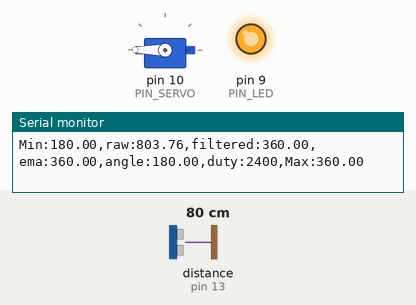
A sketch run on a simulated Arduino Uno, built with avr-gcc and run on an emulated ATmega328P. Parts: servo, output pins drawn as LEDs (lit = HIGH), the last lines printed to the serial monitor. Wiring (inferred from the names in the program): ultrasonic range finder: trigger pin 12; echo pin 13. The inputs (shaded band) are chosen by the test bench; at power-on: distance to the obstacle (sensor on pin 13) 80 cm. The echo pulse lasts 58.3 µs per cm; pins used as bus, display or sensor lines are not drawn.

Above: at 1.2 s.
1.3 s: distance to the obstacle (sensor on pin 13) set to 35 cm
At 2.8 s:
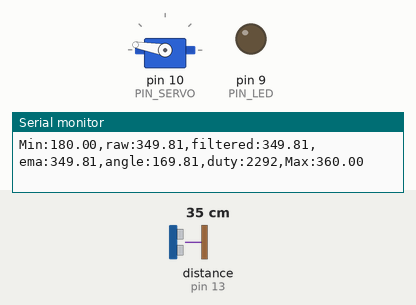
3.3 s: distance to the obstacle (sensor on pin 13) set to 2 cm
At 4.0 s:
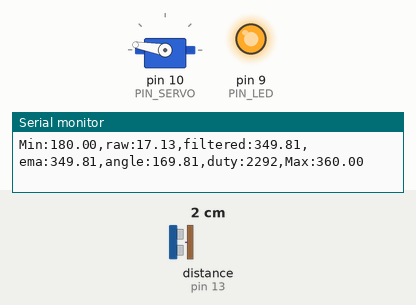
4.8 s: distance to the obstacle (sensor on pin 13) set to 18 cm
At 6.2 s:
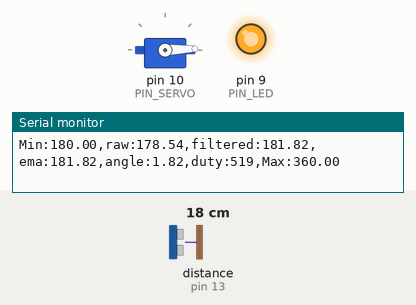
6.5 s: distance to the obstacle (sensor on pin 13) set to 35 cm
At 8.0 s:
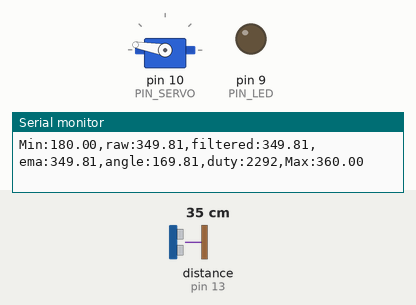
8.3 s: distance to the obstacle (sensor on pin 13) set to 4 cm
At 9.0 s:
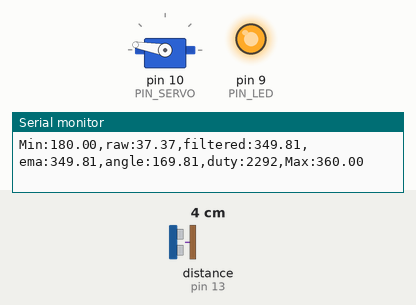
Timing chart, 0 to 10.8 s (numbered marks = the images above; inputs shaded):
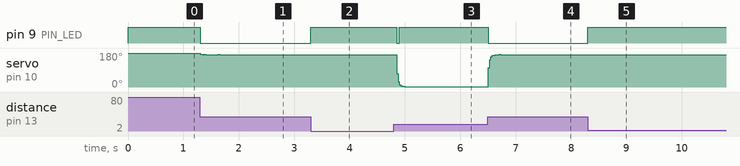

Measured:
- after the input at 1.3 s, pin 9 (PIN_LED): HIGH → LOW at once
- after the input at 3.3 s, pin 9 (PIN_LED): LOW → HIGH at once
- after the input at 4.8 s, pin 9 (PIN_LED): HIGH → LOW after 0.05 s, → HIGH 0.05 s later; servo on pin 10 (PIN_SERVO): 170° → 2° after 0.05 s
- after the input at 8.3 s, pin 9 (PIN_LED): LOW → HIGH at once

The sketch:

11_assignment_1.ino
```cpp
#include <Servo.h>

// Arduino pin assignment
#define PIN_LED   9   // LED active-low
#define PIN_TRIG  12  // sonar sensor TRIGGER
#define PIN_ECHO  13  // sonar sensor ECHO
#define PIN_SERVO 10  // servo motor

// configurable parameters for sonar
#define SND_VEL 346.0     // sound velocity at 24 celsius degree (unit: m/sec)
#define INTERVAL 25       // sampling interval (unit: msec)
#define PULSE_DURATION 10 // ultra-sound Pulse Duration (unit: usec)
#define _DIST_MIN 180.0   // minimum distance to be measured (unit: mm)
#define _DIST_MAX 360.0   // maximum distance to be measured (unit: mm)

#define TIMEOUT ((INTERVAL / 2) * 1000.0) // maximum echo waiting time (unit: usec)
#define SCALE (0.001 * 0.5 * SND_VEL)     // coefficent to convert duration to distance

// Raise toward 1 to follow motion faster. Lower toward 0 to reduce jitter.
#define _EMA_ALPHA 0.6    // EMA weight of new sample (range: 0 to 1)

// MG90S pulse width calibrated in 11_example_1. 500~2400 us is treated as 0~180 deg.
#define _DUTY_MIN 500
#define _DUTY_MAX 2400

// global variables
unsigned long last_sampling_time;  // unit: msec
float dist_prev = _DIST_MAX;       // last in-range distance (unit: mm)
float dist_ema = _DIST_MAX;        // EMA distance (unit: mm)
int duty;                          // commanded pulse width (unit: us)

Servo myservo;

void setup() {
  pinMode(PIN_LED, OUTPUT);
  pinMode(PIN_TRIG, OUTPUT);
  pinMode(PIN_ECHO, INPUT);
  digitalWrite(PIN_TRIG, LOW);
  digitalWrite(PIN_LED, 1);  // LED OFF until a valid reading arrives

  myservo.attach(PIN_SERVO, _DUTY_MIN, _DUTY_MAX);
  duty = _DUTY_MAX;          // dist_ema starts at _DIST_MAX => 180 deg
  myservo.writeMicroseconds(duty);

  Serial.begin(57600);
}

void loop() {
  float dist_raw, dist_filtered, angle;

  if (millis() < last_sampling_time + INTERVAL)
    return;

  dist_raw = USS_measure(PIN_TRIG, PIN_ECHO);

  // range filter: keep the previous in-range sample when the reading fails
  if ((dist_raw == 0.0) || (dist_raw > _DIST_MAX)) {
    dist_filtered = dist_prev;
    digitalWrite(PIN_LED, 1);          // LED OFF
  } else if (dist_raw < _DIST_MIN) {
    dist_filtered = dist_prev;
    digitalWrite(PIN_LED, 1);          // LED OFF
  } else {
    dist_filtered = dist_raw;
    dist_prev = dist_raw;
    digitalWrite(PIN_LED, 0);          // LED ON
  }

  dist_ema = _EMA_ALPHA * dist_filtered + (1.0 - _EMA_ALPHA) * dist_ema;

  // 18 cm -> 0 deg, 36 cm -> 180 deg, linear in between
  if (dist_ema <= _DIST_MIN) {
    angle = 0.0;
  } else if (dist_ema >= _DIST_MAX) {
    angle = 180.0;
  } else {
    angle = (dist_ema - _DIST_MIN) * 180.0 / (_DIST_MAX - _DIST_MIN);
  }

  duty = (int)(_DUTY_MIN + (angle / 180.0) * (_DUTY_MAX - _DUTY_MIN) + 0.5);
  myservo.writeMicroseconds(duty);

  Serial.print("Min:");       Serial.print(_DIST_MIN);
  Serial.print(",raw:");      Serial.print(dist_raw);
  Serial.print(",filtered:"); Serial.print(dist_filtered);
  Serial.print(",ema:");      Serial.print(dist_ema);
  Serial.print(",angle:");    Serial.print(angle);
  Serial.print(",duty:");     Serial.print(duty);
  Serial.print(",Max:");      Serial.print(_DIST_MAX);
  Serial.println("");

  last_sampling_time += INTERVAL;
}

float USS_measure(int TRIG, int ECHO)
{
  digitalWrite(TRIG, HIGH);
  delayMicroseconds(PULSE_DURATION);
  digitalWrite(TRIG, LOW);

  return pulseIn(ECHO, HIGH, TIMEOUT) * SCALE; // unit: mm
}
```
